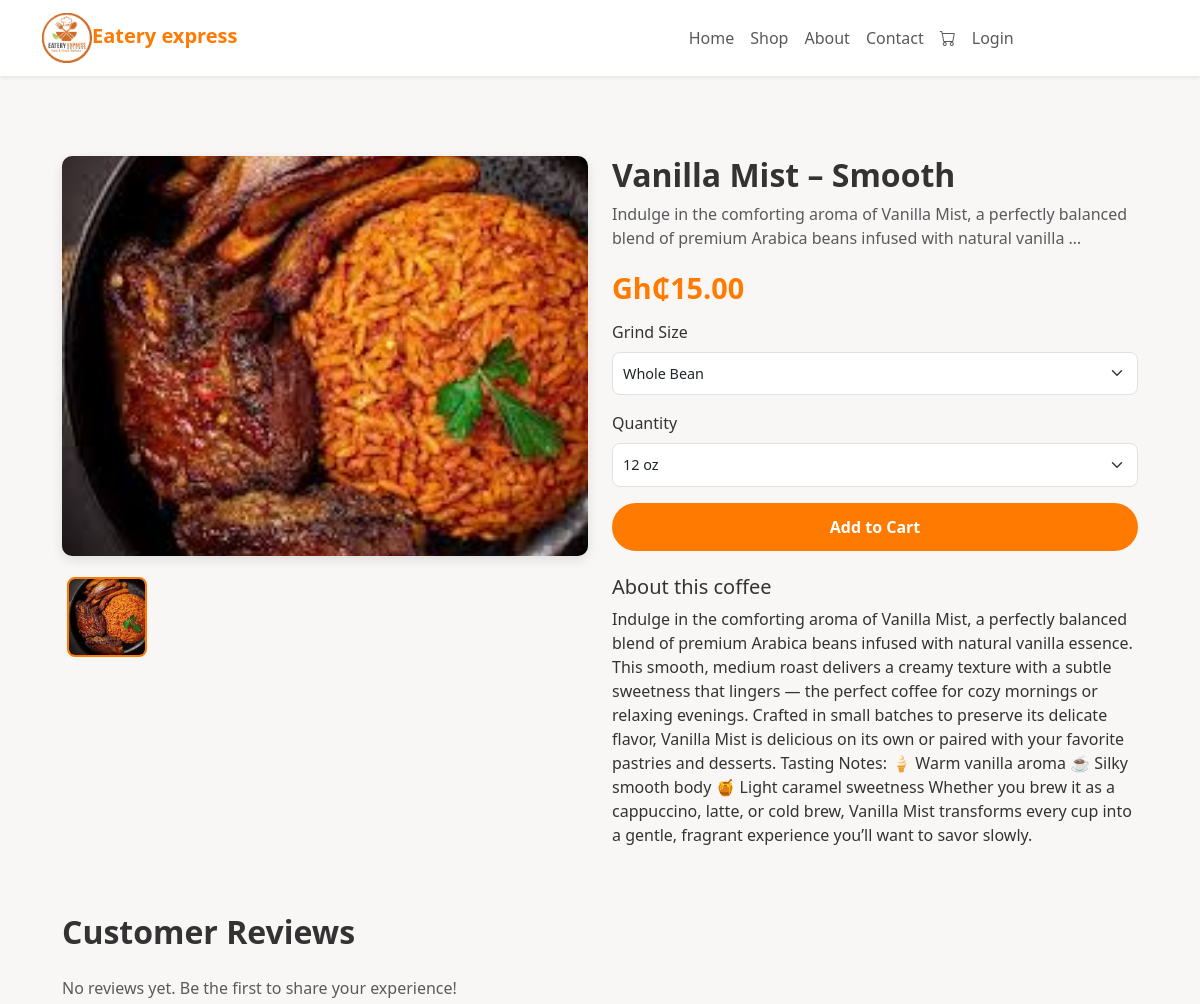
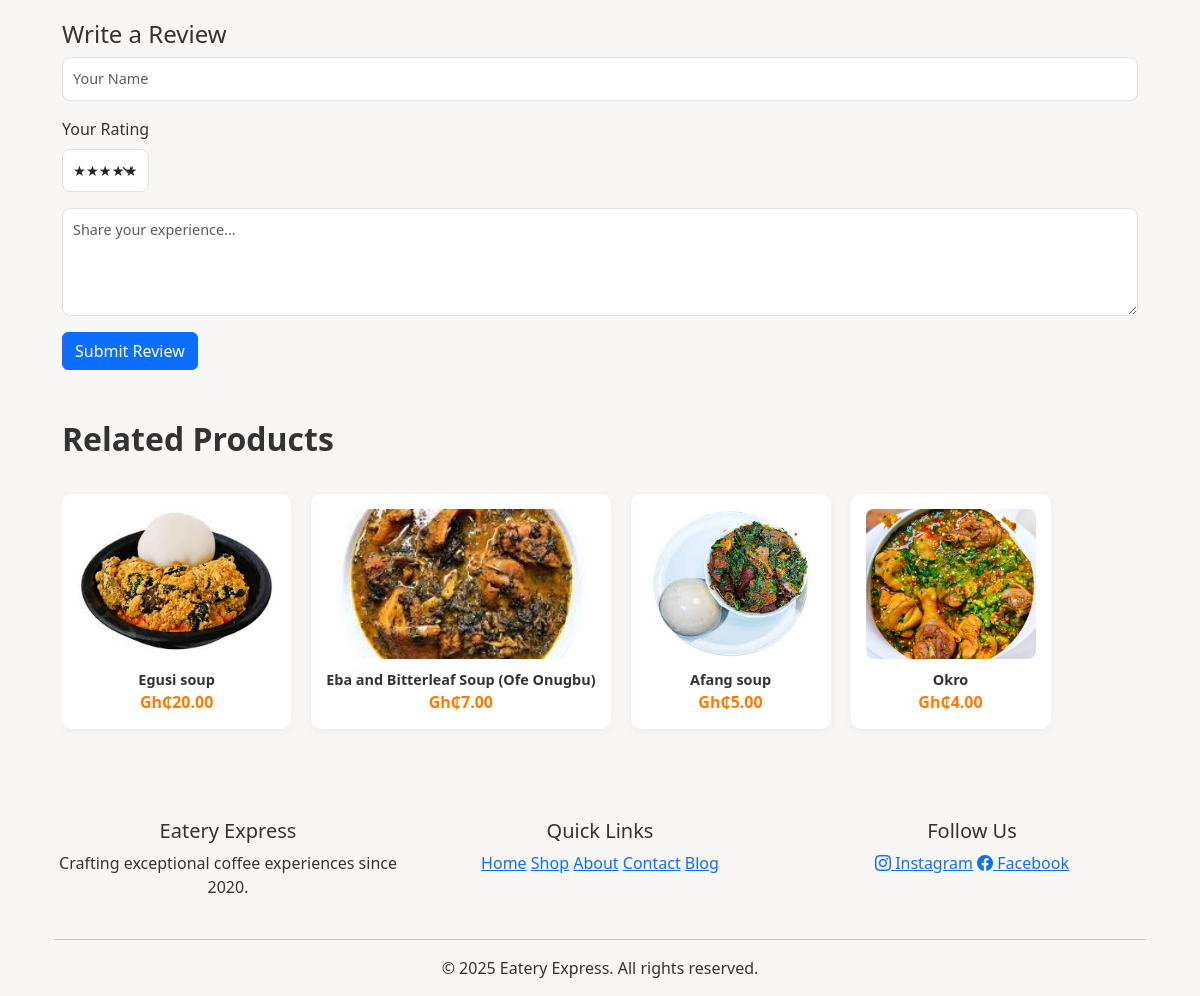
/product/5/, run on the app's committed database (2 pictures, top to bottom).
### App/models.py (models this page shows)
class logo(models.Model):
    image=models.ImageField(upload_to="logo/")

class Product(models.Model):
    name = models.CharField(max_length=200)
    description = models.TextField()
    price = models.DecimalField(max_digits=10, decimal_places=2)
    image = models.ImageField(upload_to='products/')
    category = models.ForeignKey(Category, on_delete=models.CASCADE)
    roast_level = models.CharField(max_length=20, choices=[
        ('light', 'Light'),
        ('medium', 'Medium'),
        ('dark', 'Dark'),
    ], blank=True, null=True)
    origin = models.CharField(max_length=100, blank=True, null=True)
    is_new = models.BooleanField(default=False)
    is_on_sale = models.BooleanField(default=False)
    created_at = models.DateTimeField(auto_now_add=True)

### App/views.py (the view)
# urls.py: path('product/<int:product_id>/', views.product_detail, name='product_detail'),
def product_detail(request, product_id):
    product = get_object_or_404(Product, id=product_id)
    categories = Category.objects.all()
    reviews = Testimonial.objects.filter(product=product).order_by('-created_at')
    related_products = Product.objects.filter(category=product.category).exclude(id=product.id)[:4]
    context = {
        'product': product,
        'categories': categories,
        'reviews': reviews,
        'related_products': related_products,
        'logos':logo.objects.all()
    }
    return render(request, 'product_detail.html', context)

### App/context_processors.py (called while the page is built)
def cart_item_count(request):
    count = 0
    if request.user.is_authenticated:
        try:
            cart = Cart.objects.get(user=request.user)
            count = cart.items.count()
        except Cart.DoesNotExist:
            count = 0
    else:
        session_key = request.session.session_key
        if session_key:
            try:
                cart = Cart.objects.get(session_key=session_key)
                count = cart.items.count()
            except Cart.DoesNotExist:
                count = 0
    return {'cart_item_count': count}

### App/templates/product_detail.html (shortened to what this page needs)
{% extends 'base.html' %}
{%  block content %}
{% load static %}
<!DOCTYPE html>
<html lang="en">
<head>
    <link href="https://cdn.jsdelivr.net/npm/bootstrap@5.3.0/dist/css/bootstrap.min.css" rel="stylesheet">
    <link rel="stylesheet" href="https://cdn.jsdelivr.net/npm/bootstrap-icons@1.10.0/font/bootstrap-icons.css">
    <link href="https://unpkg.com/aos@2.3.4/dist/aos.css" rel="stylesheet">
</head>
<body>
    <div class="container product-detail-container">
        <div class="row">
            <div class="col-md-6">
                <img id="mainProductImage" src="{{ product.image.url }}" alt="{{ product.name }}" class="product-image-main mb-3">
                <div class="d-flex flex-wrap">
                    <img src="{{ product.image.url }}" alt="Thumbnail" class="product-image-thumb active" onclick="changeMainImage(this)">
                </div>
            </div>
            <div class="col-md-6">
                <h1 class="product-title">{{ product.name }}</h1>
                <p class="text-muted">{{ product.description|truncatewords:20 }}</p>
                <div class="product-price">Gh₵{{ product.price }}</div>
                <div class="mb-3">
                    <label for="grindSize" class="form-label">Grind Size</label>
                    <select id="grindSize" class="form-select">
                        <option>Whole Bean</option>
                    </select>
                </div>
                <div class="mb-3">
                    <label for="quantity" class="form-label">Quantity</label>
                    <select id="quantity" class="form-select">
                        <option>12 oz</option>
                    </select>
                </div>
                <form method="POST" action="{% url 'add_to_cart' product.id %}">
                    <button type="submit" class="btn-add-to-cart">Add to Cart</button>
                </form>
                <div class="mt-4">
                    <h5>About this coffee</h5>
                    <p>{{ product.description }}</p>
                </div>
            </div>
        </div>
        <div class="mt-5">
            <h2 class="section-title">Customer Reviews</h2>
            {% if reviews %}
                {% for review in reviews %}
                <div class="review-card">
                    <div class="review-header">
                        <div class="review-avatar">
                            <img src="{{ review.avatar.url}}" alt="{{ review.customer_name }}">
                        </div>
                        <div>
                            <div class="review-name">{{ review.customer_name }}</div>
                            <div class="review-date">{{ review.created_at|date:"F Y" }}</div>
                        </div>
                        <div class="review-stars ms-auto">
                            {% for _ in "12345"|make_list|slice:":review.rating" %}
                                <i class="bi bi-star-fill"></i>
                            {% endfor %}
                            {% for _ in "12345"|make_list|slice:review.rating %}
                                <i class="bi bi-star"></i>
                            {% endfor %}
                        </div>
                    </div>
                    <div class="review-text">
                        “{{ review.quote }}”
                    </div>
                </div>
                {% endfor %}
            {% else %}
                <p class="text-muted">No reviews yet. Be the first to share your experience!</p>
            {% endif %}
            <div class="mt-4">
                <h4>Write a Review</h4>
                <form method="POST" action="{% url 'submit_review' product.id %}">
                    <div class="mb-3">
                        <input type="text" name="customer_name" class="form-control" placeholder="Your Name" required>
                    </div>
                    <div class="mb-3">
                        <label class="form-label">Your Rating</label>
                        <div>
                            <select name="rating" class="form-select" style="width: auto; display: inline-block;" required>
                                <option value="5">★★★★★</option>
                            </select>
                        </div>
                    </div>
                    <div class="mb-3">
                        <textarea name="quote" class="form-control" rows="4" placeholder="Share your experience..." required></textarea>
                    </div>
                    <button type="submit" class="btn btn-primary">Submit Review</button>
                </form>
            </div>
        </div>
        <div class="mt-5">
            <h2 class="section-title">Related Products</h2>
            <div class="related-products">
                {% for related in related_products %}
                <div class="related-product-card">
                    <img src="{{ related.image.url }}" alt="{{ related.name }}" class="related-product-img">
                    <div class="related-product-title">{{ related.name }}</div>
                    <div class="related-product-price">Gh₵{{ related.price }}</div>
                </div>
                {% empty %}
                <p>No related products found.</p>
                {% endfor %}
            </div>
        </div>
    </div>
    <footer class="text-center mt-5">
        <div class="container">
            <div class="row mb-4">
                <div class="col-md-4">
                    <h5>Eatery Express</h5>
                    <p>Crafting exceptional coffee experiences since 2020.</p>
                </div>
                <div class="col-md-4">
                    <h5>Quick Links</h5>
                    <div class="footer-links">
                        <a href="{% url 'home' %}">Home</a>
                        <a href="{% url 'shop' %}">Shop</a>
                        <a href="#about">About</a>
                        <a href="#contact">Contact</a>
                        <a href="#blog">Blog</a>
                    </div>
                </div>
                <div class="col-md-4">
                    <h5>Follow Us</h5>
                    <div class="footer-links">
                        <a href="#"><i class="bi bi-instagram"></i> Instagram</a>
                        <a href="#"><i class="bi bi-facebook"></i> Facebook</a>
                    </div>
                </div>
            </div>
            <hr>
            <p>&copy; 2025 Eatery Express. All rights reserved.</p>
        </div>
    </footer>
</body>
</html>
{% endblock %}

### App/templates/base.html (shortened to what this page needs)
<!DOCTYPE html>
<html lang="en">
<head>
    <link href="https://cdn.jsdelivr.net/npm/bootstrap@5.3.0/dist/css/bootstrap.min.css" rel="stylesheet">
    <link rel="stylesheet" href="https://cdn.jsdelivr.net/npm/bootstrap-icons@1.10.0/font/bootstrap-icons.css">
</head>
<body>
    <nav class="navbar navbar-expand-lg navbar-light bg-white shadow-sm sticky-top">
        <div class="container">
            <a class="navbar-brand" href="#"> {% for icon  in logos %}
        <h5><img src="{{icon.image.url}}" class="icon"></h5>
    {% endfor %}Eatery express</a>
            <div class="collapse navbar-collapse" id="navbarNav">
                <ul class="navbar-nav" style="margin-left: 50%;">
                    <li class="nav-item"><a class="nav-link" href="{% url 'home' %}">Home</a></li>
                    <li class="nav-item"><a class="nav-link" href="{% url 'shop' %}">Shop</a></li>
                    <li class="nav-item"><a class="nav-link" href="#about">About</a></li>
                    <li class="nav-item"><a class="nav-link" href="#contact">Contact</a></li>
                    <li class="nav-item">
                        <a class="nav-link cart-icon" href="{% url 'cart' %}">
        <i class="bi bi-cart"></i>
    </a>
                    </li>
                    <li class="nav-item"><a class="nav-link" href="{% url 'login_page' %}">Login</a></li>
                </ul>
            </div>
        </div>
    </nav>
    <main class="container mt-4">
        {% block content %}{% endblock %}
    </main>
</body>
</html>

### App/templates/base.html (style rules this page uses)
body { font-family: 'Segoe UI', Tahoma, Geneva, Verdana, sans-serif; background-color: #fafafa; }
.navbar-brand { color: #ff7a00 !important; font-weight: bold; }
.btn-primary { background-color: #ff7a00; border: none; }
.cart-icon { position: relative; }
.icon { width:50px; height: 50px; float: left; }

### App/templates/product_detail.html (style rules this page uses)
:root { --primary: #ff7a00; --secondary: #f9f7f5; --dark: #333; --light: #fff; --success: #28a745; --offer: #ffeaa7; --contact-bg: #f8f9fa; }
body { font-family: 'Segoe UI', Tahoma, Geneva, Verdana, sans-serif; background-color: var(--secondary); color: var(--dark); }
.product-detail-container { max-width: 1200px; margin: 60px auto; padding: 20px; }
.product-image-main { width: 100%; height: 400px; object-fit: cover; border-radius: 10px; box-shadow: 0 4px 12px rgba(0,0,0,0.1); }
.product-image-thumb { width: 80px; height: 80px; object-fit: cover; border-radius: 8px; cursor: pointer; margin: 5px; border: 2px solid transparent; }
.product-image-thumb.active { border-color: var(--primary); }
.product-title { font-size: 2rem; font-weight: bold; color: var(--dark); }
.product-price { font-size: 1.8rem; font-weight: bold; color: var(--primary); margin: 10px 0; }
.form-select, .form-control { border-radius: 8px; padding: 10px; font-size: 0.9rem; }
.btn-add-to-cart { background: var(--primary); color: white; border: none; padding: 12px 30px; font-weight: bold; border-radius: 30px; width: 100%; transition: all 0.3s ease; }
.section-title { font-weight: bold; margin-top: 50px; margin-bottom: 25px; color: var(--dark); }
.related-products { display: flex; gap: 20px; overflow-x: auto; padding: 10px 0; scrollbar-width: thin; scrollbar-color: #ddd #f5f5f5; }
.related-product-card { min-width: 200px; background: white; padding: 15px; border-radius: 10px; box-shadow: 0 2px 8px rgba(0,0,0,0.05); text-align: center; }
.related-product-img { width: 100%; height: 150px; object-fit: cover; border-radius: 8px; margin-bottom: 10px; }
.related-product-title { font-size: 0.9rem; font-weight: bold; color: var(--dark); }
.related-product-price { font-size: 1rem; color: var(--primary); font-weight: bold; }

### data on the page
logo: image (picture)
Product: image (picture), name "Vanilla Mist – Smooth", description "Indulge in the comforting aroma of Vanilla Mist, a perfectly balanced blend of premium Arabica beans infused with natural vanilla …", price "15.00", description "Indulge in the comforting aroma of Vanilla Mist, a perfectly balanced blend of premium Arabica beans infused with natural vanilla essence. This smooth, medium roast delivers a creamy texture with a subtle sweetness that lingers — the perfect coffee for cozy mornings or relaxing evenings. Crafted in small batches to preserve its delicate flavor, Vanilla Mist is delicious on its own or paired with your favorite pastries and desserts. Tasting Notes: 🍦 Warm vanilla aroma ☕ Silky smooth body 🍯 Light caramel sweetness Whether you brew it as a cappuccino, latte, or cold brew, Vanilla Mist transforms every cup into a gentle, fragrant experience you’ll want to savor slowly."
Product: image (picture), name "Egusi soup", price "20.00"
Product: image (picture), name "Eba and Bitterleaf Soup (Ofe Onugbu)", price "7.00"
Product: image (picture), name "Afang soup", price "5.00"
Product: image (picture), name "Okro", price "4.00"
